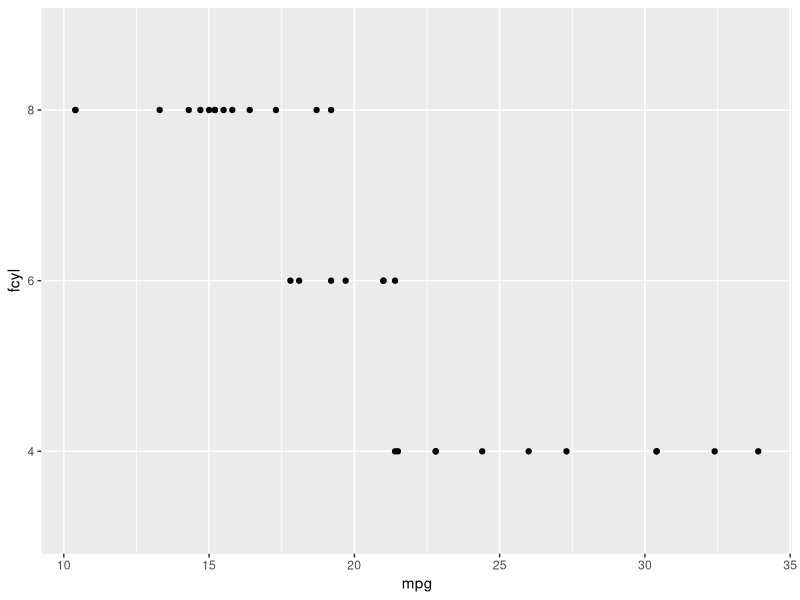
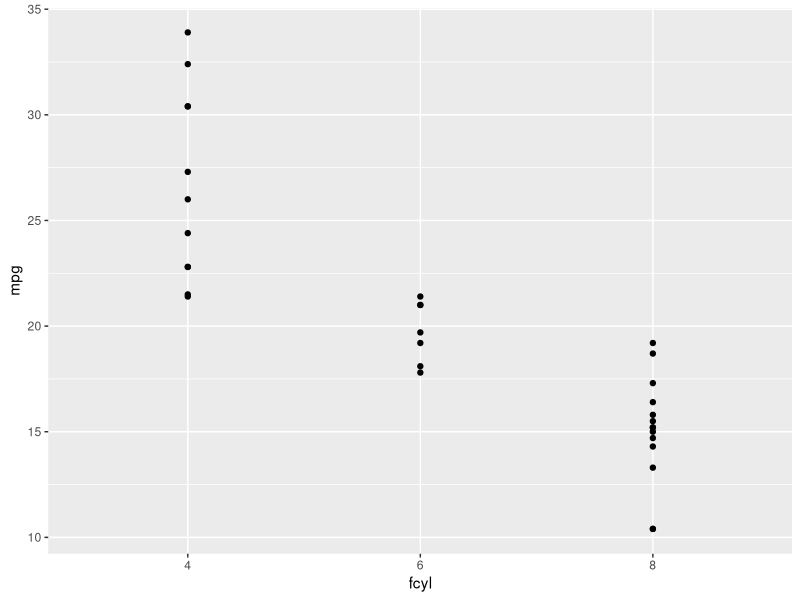
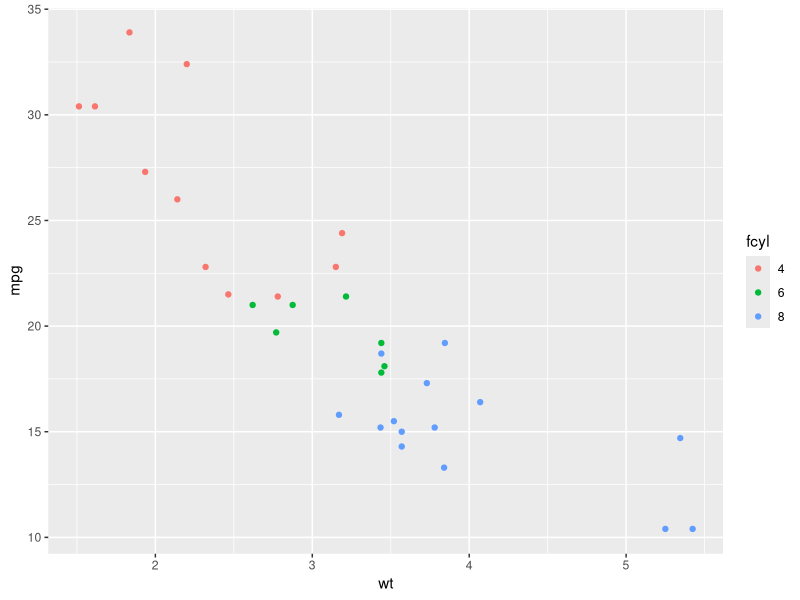
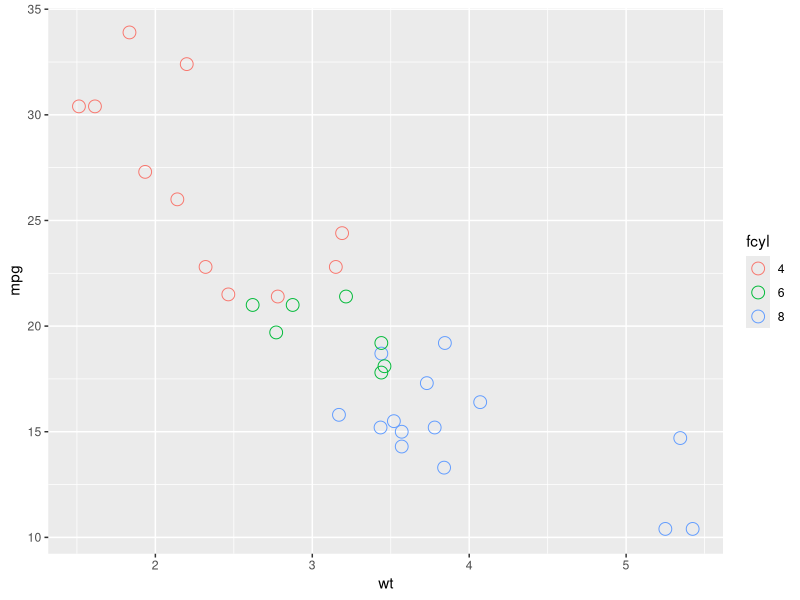
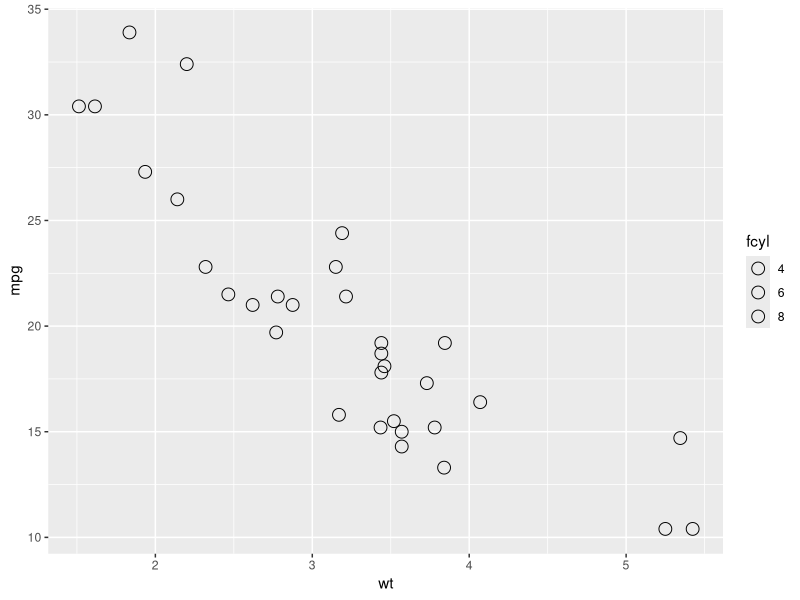
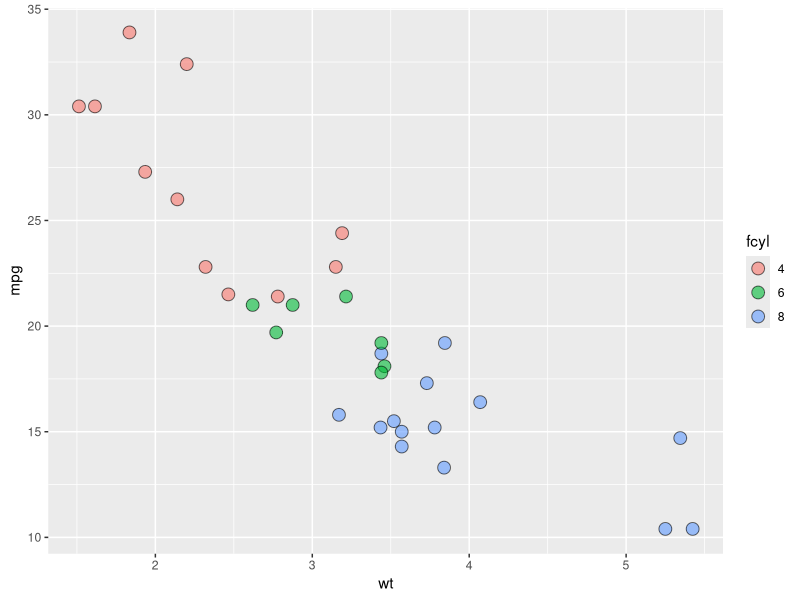
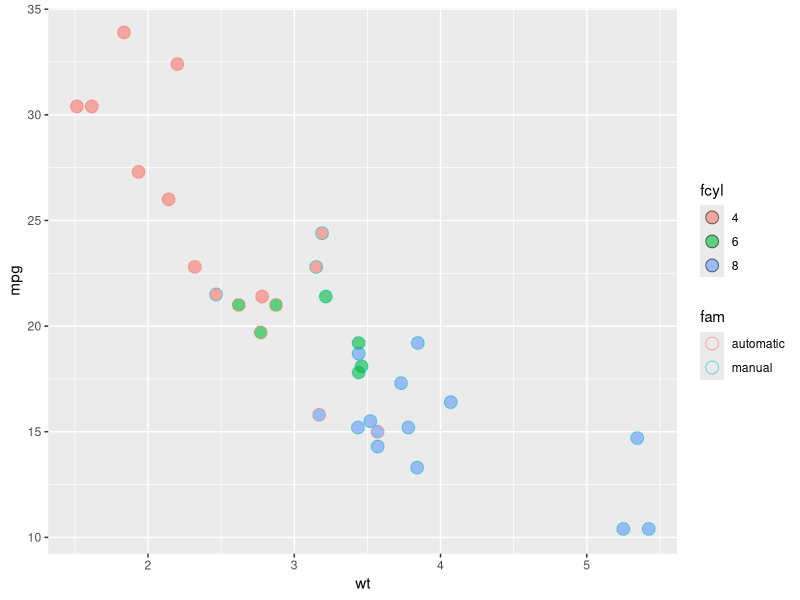

The R script that drew these images, in order:
# Introduction to Data Visualization with ggplot2 ----

## visible aesthetic ----
# Aesthetic   |   Description
# x           |   X axis Position
# y           |   Y axis Position
# fill        |   fill color
# color       |   color of points, outlines of other geoms
# size        |   area of radius of points, thickness of lines
# alpha       |   transparency
# linetype    |   line dash pattern
# labels      |   text on a plot or axes
# shape       |   shape of a point

# Restart Environment ----
rm(list = ls())

# Load library ----
#install.packages("tidyverse")
library(tidyverse)
library(readr)
library(ggplot2)

# Load data set ----
mtcars

# Data manipulation ----
mtcars <- mtcars %>%
  mutate(fcyl = factor(cyl))

mtcars <- mtcars %>%
  mutate(fam = factor(mtcars$am,
                      levels = c(1, 0),
                      labels = c("automatic", "manual")))
  
# Code ----
ggplot(mtcars, aes(mpg, fcyl)) +
  geom_point()

# Swap mpg and fcyl
ggplot(mtcars, aes(fcyl, mpg)) +
  geom_point()

# Map x to wt, y to mpg and color to fcyl
ggplot(mtcars, aes(wt, mpg, color = fcyl)) +
  geom_point()

# Modify
ggplot(mtcars, aes(wt, mpg, color = fcyl)) +
  geom_point(shape = 1, size = 4)

# Map fcyl to fill
ggplot(mtcars, aes(wt, mpg, fill = fcyl)) +
  geom_point(shape = 1, size = 4)

# Modify shape to 21 and add an alpha to 0.6
ggplot(mtcars, aes(wt, mpg, fill = fcyl)) +
  geom_point(shape = 21, size = 4, alpha = 0.6)

# Map color to fam
ggplot(mtcars, aes(wt, mpg, fill = fcyl, color = fam)) +
  geom_point(shape = 21, size = 4, alpha = 0.6)
